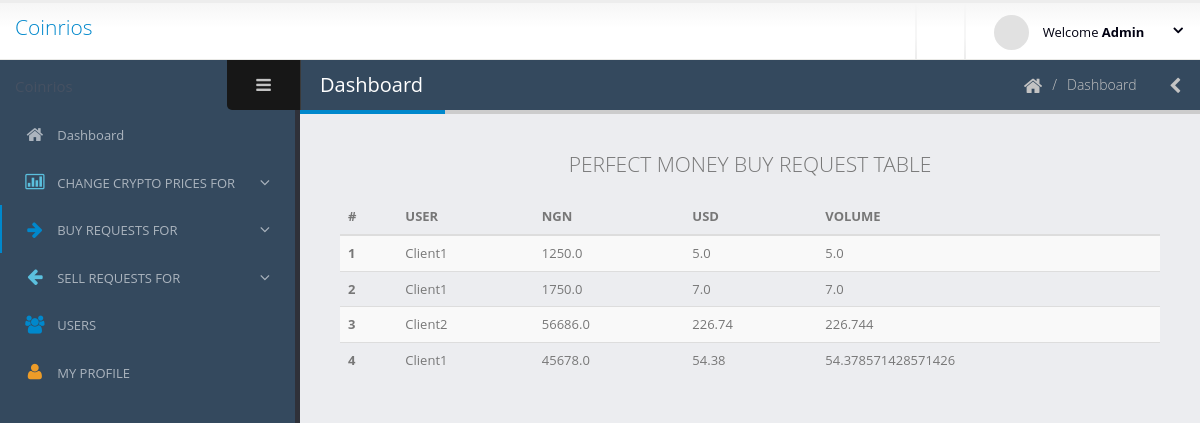
Screenshot of /administrator/perfect-money-buy-requests/ (signed in) with the database file from the repository.
### login/models.py (models this page shows)
class User(AbstractUser):
    is_administrator = models.BooleanField(default=False)
    is_registered_user = models.BooleanField(default=False)
    address = models.CharField(max_length=200)
    city = models.CharField(max_length=200)
    state = models.CharField(max_length=200)
    country = models.CharField(max_length=200)
    is_verified = models.BooleanField(default=False)
    confirmed_email = models.BooleanField(default=False)
    drivers_license_or_international_passport_or_national_id_card = models.FileField(validators=[validate_file_size])
    utility_bill = models.FileField(validators=[validate_file_size])

### registered_user/models.py (models this page shows, shortened)
class PerfectMoney(models.Model):
    user = models.ForeignKey(User, on_delete=models.CASCADE)
    NGN = models.FloatField()
    USD = models.FloatField()
    volume = models.FloatField()

### administrator/views.py (the view)
# urls.py: path('perfect-money-buy-requests/', views.PerfectMoneyBuyRequests.as_view(), name='perfect_money_buy_requests'),
@method_decorator([login_required(), administrator_required()], name='dispatch')
class PerfectMoneyBuyRequests(ListView):
    model = PerfectMoney
    context_object_name = 'perfect_money_request'
    template_name = 'administrator/perfectMoneyBuyRequests.html'

### administrator/templates/administrator/perfectMoneyBuyRequests.html (shortened to what this page needs)
{% extends 'administrator/base.html' %}
{% block navLinks %}{% load static %}
<li>
    <a href="{% url 'administrator:adminDashboard' %}">
        <i class="fa fa-home" aria-hidden="true"></i>
        <span>Dashboard</span>
    </a>
</li>
<li class="nav-parent">
    <a>
        <i class="text-info fa fa-bar-chart-o" aria-hidden="true"></i>
        <span>CHANGE CRYPTO PRICES FOR</span>
    </a>
</li>
<li class="nav-parent nav-active">
    <a>
        <i class="text-primary fa fa-arrow-right" aria-hidden="true"></i>
        <span>BUY REQUESTS FOR</span>
    </a>
</li>
<li class="nav-parent">
    <a>
        <i class="text-info fa fa-arrow-left" aria-hidden="true"></i>
        <span>SELL REQUESTS FOR</span>
    </a>
</li>
<li>
    <a href="{% url 'administrator:registered_users' %}">
        <i class="text-primary fa fa-users" aria-hidden="true"></i>
        <span>USERS</span>
    </a>
</li>
<li>
    <a href="{% url 'administrator:registered_user_profile' user.pk %}">
        <i class="text-warning fa fa-user" aria-hidden="true"></i>
        <span>MY PROFILE</span>
    </a>
</li>
{% endblock %} {% block body %}
<p class="text-center lead">PERFECT MONEY BUY REQUEST TABLE</p>
<div class="table-responsive">
    <table class="table table-striped">
        <thead>
            <tr>
                <th scope="col">#</th>
                <th scope="col">USER</th>
                <th scope="col">NGN</th>
                <th scope="col">USD</th>
                <th scope="col">VOLUME</th>
            </tr>
        </thead>
        <tbody>
         {% for fields in perfect_money_request %}
            <tr>
                <th scope="row">{{ fields.pk }}</th>
                <td>{{ fields.user }}</td>
                <td>{{ fields.NGN }}</td>
                <td>{{ fields.USD }}</td>
                <td>{{ fields.volume }}</td>
            </tr>
         {% endfor %}
        </tbody>
    </table>
</div>
{% endblock %}

### administrator/templates/administrator/base.html (shortened to what this page needs)
<!doctype html>
<html class="fixed">
	<head>
        {% load static %}
		<link rel="stylesheet" href="{% static 'administrator/css/bootstrap-1.css' %}" />
		<link rel="stylesheet" href="{% static 'administrator/css/font-awesome/css/font-awesome.css' %}" />
		<link rel="stylesheet" href="{% static 'administrator/css/magnific-popup/magnific-popup.css' %}" />
		<link rel="stylesheet" href="{% static 'administrator/css/theme.css' %}" />
		<link rel="stylesheet" href="{% static 'administrator/css/skins/default.css' %}" />
		<link rel="stylesheet" href="{% static 'administrator/css/hugoFramework.css' %}" />
	</head>
	<body>
    {% if user.is_authenticated %}
        <section class="body">
			<header class="header">
				<div class="logo-container">
					<a href="#" class="logo">
						<p class="lead">Coinrios</p>
					</a>
				</div>
				<div class="header-right">
					<span class="separator"></span>
					<span class="separator"></span>
					<div id="userbox" class="userbox">
						<a href="#" data-toggle="dropdown">
							<figure class="profile-picture">
								<img src="{% static 'administrator/img/!logged-user.jpg' %}" alt="Logged User" class="img-circle" data-lock-picture="{% static 'administrator/img/!logged-user.jpg' %}"/>
							</figure>
							<div class="profile-info" data-lock-name="{{ user }}" data-lock-email="{{ user.email }}">
                                <span class="name">Welcome <strong>{{ user }}</strong></span>
							</div>
							<i class="fa custom-caret"></i>
						</a>
					</div>
				</div>
			</header>
			<div class="inner-wrapper">
				<aside id="sidebar-left" class="sidebar-left">
					<div class="sidebar-header">
						<div class="sidebar-title">
						</div>
						<div class="sidebar-toggle hidden-xs" data-toggle-class="sidebar-left-collapsed" data-target="html" data-fire-event="sidebar-left-toggle">
							<i class="fa fa-bars" aria-label="Toggle sidebar"></i>
						</div>
					</div>
					<div class="nano">
						<div class="nano-content">
							<nav id="menu" class="nav-main" role="navigation">
								<ul class="nav nav-main">
                                    {% block navLinks %}{% endblock %}
								</ul>
							</nav>
						</div>
					</div>
				</aside>
				<section role="main" class="content-body">
					<header class="page-header">
						<h2>Dashboard</h2>
						<div class="right-wrapper pull-right">
							<ol class="breadcrumbs">
								<li>
									<a>
										<i class="fa fa-home"></i>
									</a>
								</li>
								<li><span>Dashboard</span></li>
							</ol>
							<a class="sidebar-right-toggle" data-open="sidebar-right"><i class="fa fa-chevron-left"></i></a>
						</div>
					</header>
                    {% block body %}{% endblock %}
		</section>
    {% else %}
        <h1>Sorry Please <a href="{% url 'login' %}">Login</a></h1>
    {% endif %}
	</body>
</html>

### administrator/static/administrator/css/skins/default.css (style rules this page uses)
a, .btn-link { color: #0088cc; }
.text-primary { color: #0088cc !important; }
.page-header h2 { border-bottom-color: #0088cc; }
ul.nav-main > li.nav-active > a { box-shadow: 2px 0 0 #0088cc inset; }

### rows the page displays
User: username "Admin"
PerfectMoney: pk "1", user "Client1", NGN "1250.0", USD "5.0", volume "5.0"
PerfectMoney: pk "2", user "Client1", NGN "1750.0", USD "7.0", volume "7.0"
PerfectMoney: pk "3", user "Client2", NGN "56686.0", USD "226.74", volume "226.744"
PerfectMoney: pk "4", user "Client1", NGN "45678.0", USD "54.38", volume "54.378571428571426"
